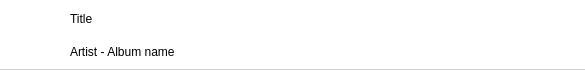
<?xml version="1.0" encoding="UTF-8"?>
<ui version="4.0">
 <class>itemListaMusica</class>
 <widget class="QWidget" name="itemListaMusica">
  <property name="geometry">
   <rect>
    <x>0</x>
    <y>0</y>
    <width>585</width>
    <height>70</height>
   </rect>
  </property>
  <property name="minimumSize">
   <size>
    <width>0</width>
    <height>70</height>
   </size>
  </property>
  <property name="maximumSize">
   <size>
    <width>16777215</width>
    <height>70</height>
   </size>
  </property>
  <property name="windowTitle">
   <string>Form</string>
  </property>
  <property name="styleSheet">
   <string notr="true">QWidget{
	background-color: white;
	border-bottom: 1px solid lightGray;
}
QWidget::hover{
	background-color: rgba(67, 189, 255, 100);
}

QWidget::hover::pressed{
	background-color: rgba(46, 210, 255, 100);
}

QLabel{
	background-color: rgba(0, 0, 0, 0);
	border-style: none;
}

QLabel::hover{
	background-color: rgba(0, 0, 0, 0);
}

QLabel::hover::pressed{
	background-color: rgba(0, 0, 0, 0);
}</string>
  </property>
  <layout class="QGridLayout" name="gridLayout">
   <property name="leftMargin">
    <number>10</number>
   </property>
   <property name="topMargin">
    <number>5</number>
   </property>
   <property name="rightMargin">
    <number>10</number>
   </property>
   <property name="bottomMargin">
    <number>5</number>
   </property>
   <property name="horizontalSpacing">
    <number>10</number>
   </property>
   <property name="verticalSpacing">
    <number>5</number>
   </property>
   <item row="0" column="1">
    <widget class="QLabel" name="textoTituloMusica">
     <property name="text">
      <string>Title</string>
     </property>
    </widget>
   </item>
   <item row="1" column="1">
    <widget class="QLabel" name="textoArtistaAlbum">
     <property name="text">
      <string>Artist - Album name</string>
     </property>
    </widget>
   </item>
   <item row="0" column="0" rowspan="2">
    <widget class="QLabel" name="arteAlbum">
     <property name="minimumSize">
      <size>
       <width>50</width>
       <height>50</height>
      </size>
     </property>
     <property name="maximumSize">
      <size>
       <width>50</width>
       <height>50</height>
      </size>
     </property>
     <property name="text">
      <string/>
     </property>
     <property name="pixmap">
      <pixmap resource="estilos.qrc">:/imgs/np_cp_pad.png</pixmap>
     </property>
     <property name="scaledContents">
      <bool>true</bool>
     </property>
    </widget>
   </item>
   <item row="0" column="2" rowspan="2">
    <spacer name="horizontalSpacer">
     <property name="orientation">
      <enum>Qt::Horizontal</enum>
     </property>
     <property name="sizeHint" stdset="0">
      <size>
       <width>40</width>
       <height>20</height>
      </size>
     </property>
    </spacer>
   </item>
  </layout>
 </widget>
 <resources>
  <include location="estilos.qrc"/>
 </resources>
 <connections/>
</ui>
